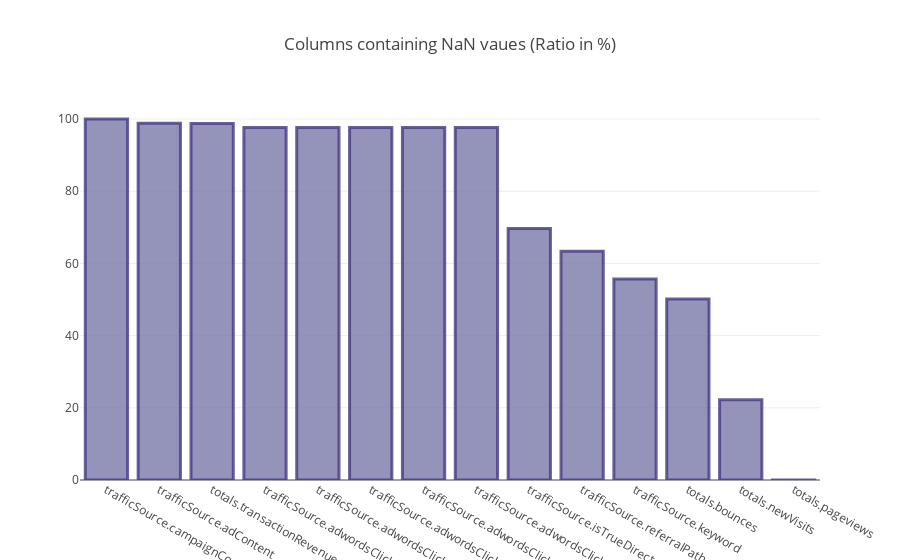

The cell this chart's notebook holds for it:
### Code cell
nan_trace = [go.Bar(
    x = nan_columns.index,
    y = nan_columns,
    marker = dict(
        color = 'rgba(122, 120, 168, 0.8)',
        line = dict(
            color = 'rgba(71, 58, 131, 0.8)',
            width = 3)
    )
)]

layout = go.Layout(
    title= "Columns containing NaN vaues (Ratio in %)",
)
nan_fig = go.Figure(data=nan_trace, layout=layout)
py.iplot(nan_fig, filename='nan-plot')

### Figure 1 — Plotly figure (JSON) as saved in the notebook; plotly's stock layout.template omitted (floating-point values rounded to 4 significant figures)
{"data": [{"marker": {"color": "rgba(122, 120, 168, 0.8)", "line": {"color": "rgba(71, 58, 131, 0.8)", "width": 3}}, "type": "bar", "uid": "b9cf2a66-dcf5-11e8-bcf0-54e1ad9767fc", "x": ["trafficSource.campaignCode", "trafficSource.adContent", "totals.transactionRevenue", "trafficSource.adwordsClickInfo.slot", "trafficSource.adwordsClickInfo.page", "trafficSource.adwordsClickInfo.isVideoAd", "trafficSource.adwordsClickInfo.adNetworkType", "trafficSource.adwordsClickInfo.gclId", "trafficSource.isTrueDirect", "trafficSource.referralPath", "trafficSource.keyword", "totals.bounces", "totals.newVisits", "totals.pageviews"], "y": [100.0, 98.79, 98.73, 97.63, 97.63, 97.63, 97.63, 97.61, 69.68, 63.38, 55.66, 50.13, 22.2, 0.01107]}], "layout": {"title": "Columns containing NaN vaues (Ratio in %)"}}
